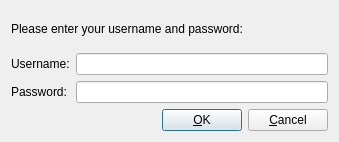
<ui version="4.0" >
 <class>PasswordDialog</class>
 <widget class="QDialog" name="PasswordDialog" >
  <property name="windowModality" >
   <enum>Qt::ApplicationModal</enum>
  </property>
  <property name="geometry" >
   <rect>
    <x>0</x>
    <y>0</y>
    <width>339</width>
    <height>142</height>
   </rect>
  </property>
  <property name="windowTitle" >
   <string>Login</string>
  </property>
  <layout class="QGridLayout" >
   <item row="0" column="0" >
    <widget class="QLabel" name="labelMessage" >
     <property name="text" >
      <string>Please enter your username and password:</string>
     </property>
    </widget>
   </item>
   <item row="1" column="0" >
    <layout class="QGridLayout" >
     <item row="0" column="0" >
      <widget class="QLabel" name="labelUsername" >
       <property name="text" >
        <string>Username:</string>
       </property>
      </widget>
     </item>
     <item row="0" column="1" >
      <widget class="QLineEdit" name="lineEditUsername" />
     </item>
     <item row="1" column="0" >
      <widget class="QLabel" name="labelPassword" >
       <property name="text" >
        <string>Password:</string>
       </property>
      </widget>
     </item>
     <item row="1" column="1" >
      <widget class="QLineEdit" name="lineEditPassword" >
       <property name="echoMode" >
        <enum>QLineEdit::Password</enum>
       </property>
      </widget>
     </item>
    </layout>
   </item>
   <item row="2" column="0" >
    <layout class="QHBoxLayout" >
     <item>
      <spacer>
       <property name="orientation" >
        <enum>Qt::Horizontal</enum>
       </property>
       <property name="sizeHint" stdset="0" >
        <size>
         <width>40</width>
         <height>20</height>
        </size>
       </property>
      </spacer>
     </item>
     <item>
      <widget class="QPushButton" name="btnOk" >
       <property name="text" >
        <string>&amp;OK</string>
       </property>
      </widget>
     </item>
     <item>
      <widget class="QPushButton" name="btnCancel" >
       <property name="text" >
        <string>&amp;Cancel</string>
       </property>
      </widget>
     </item>
    </layout>
   </item>
  </layout>
 </widget>
 <resources/>
 <connections/>
</ui>
